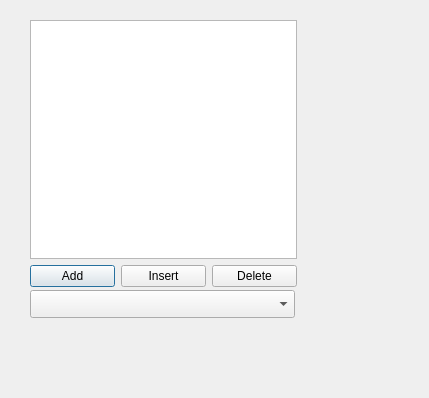
<?xml version="1.0" encoding="UTF-8"?>
<ui version="4.0">
 <class>Dialog</class>
 <widget class="QDialog" name="Dialog">
  <property name="geometry">
   <rect>
    <x>0</x>
    <y>0</y>
    <width>429</width>
    <height>398</height>
   </rect>
  </property>
  <property name="windowTitle">
   <string>Dialog</string>
  </property>
  <widget class="QComboBox" name="comboBox">
   <property name="geometry">
    <rect>
     <x>30</x>
     <y>290</y>
     <width>265</width>
     <height>28</height>
    </rect>
   </property>
  </widget>
  <widget class="QWidget" name="">
   <property name="geometry">
    <rect>
     <x>30</x>
     <y>20</y>
     <width>267</width>
     <height>267</height>
    </rect>
   </property>
   <layout class="QVBoxLayout" name="verticalLayout">
    <item>
     <widget class="QListView" name="listView"/>
    </item>
    <item>
     <layout class="QHBoxLayout" name="horizontalLayout">
      <item>
       <widget class="QPushButton" name="pushButton">
        <property name="text">
         <string>Add</string>
        </property>
       </widget>
      </item>
      <item>
       <widget class="QPushButton" name="pushButton_3">
        <property name="text">
         <string>Insert</string>
        </property>
       </widget>
      </item>
      <item>
       <widget class="QPushButton" name="pushButton_2">
        <property name="text">
         <string>Delete</string>
        </property>
       </widget>
      </item>
     </layout>
    </item>
   </layout>
  </widget>
 </widget>
 <resources/>
 <connections/>
</ui>
